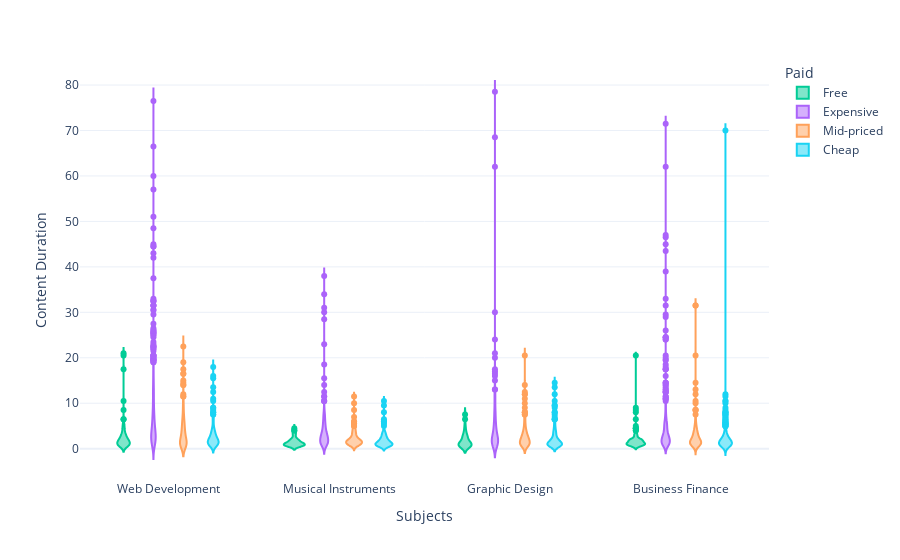

The cell this chart's notebook holds for it:
### Markdown cell above
The graph shows us that almost the peak clients on Udemy is in 2015.

### Code cell
fig=px.violin(x=df['subject'],y=df['content_duration'],color=df['Cat_price'],
          color_discrete_map={True: "RebeccaPurple", False: "MediumPurple"},template="plotly_white")
fig.update_layout(legend_title_text='Paid')
fig.update_traces(hovertemplate='Subject: %{x} <br>Content Duration: %{y}')
fig.update_yaxes( title='Content Duration')
fig.update_xaxes( title='Subjects')

### Figure 1 — Plotly figure (JSON) as saved in the notebook; plotly's stock layout.template omitted (floating-point values rounded to 4 significant figures; data arrays with more than 128 entries replaced by an {"elided": "..."} marker saying what was removed)
{"data": [{"alignmentgroup": "True", "box": {"visible": false}, "hovertemplate": "Subject: %{x} <br>Content Duration: %{y}", "legendgroup": "Free", "marker": {"color": "#00cc96"}, "name": "Free", "offsetgroup": "Free", "orientation": "v", "scalegroup": "True", "showlegend": true, "type": "violin", "x": {"elided": "311 str values"}, "x0": " ", "xaxis": "x", "y": {"elided": "311 float values"}, "y0": " ", "yaxis": "y"}, {"alignmentgroup": "True", "box": {"visible": false}, "hovertemplate": "Subject: %{x} <br>Content Duration: %{y}", "legendgroup": "Expensive", "marker": {"color": "#ab63fa"}, "name": "Expensive", "offsetgroup": "Expensive", "orientation": "v", "scalegroup": "True", "showlegend": true, "type": "violin", "x": {"elided": "1803 str values"}, "x0": " ", "xaxis": "x", "y": {"elided": "1803 float values"}, "y0": " ", "yaxis": "y"}, {"alignmentgroup": "True", "box": {"visible": false}, "hovertemplate": "Subject: %{x} <br>Content Duration: %{y}", "legendgroup": "Mid-priced", "marker": {"color": "#FFA15A"}, "name": "Mid-priced", "offsetgroup": "Mid-priced", "orientation": "v", "scalegroup": "True", "showlegend": true, "type": "violin", "x": {"elided": "734 str values"}, "x0": " ", "xaxis": "x", "y": {"elided": "734 float values"}, "y0": " ", "yaxis": "y"}, {"alignmentgroup": "True", "box": {"visible": false}, "hovertemplate": "Subject: %{x} <br>Content Duration: %{y}", "legendgroup": "Cheap", "marker": {"color": "#19d3f3"}, "name": "Cheap", "offsetgroup": "Cheap", "orientation": "v", "scalegroup": "True", "showlegend": true, "type": "violin", "x": {"elided": "828 str values"}, "x0": " ", "xaxis": "x", "y": {"elided": "828 float values"}, "y0": " ", "yaxis": "y"}], "layout": {"legend": {"title": {"text": "Paid"}, "tracegroupgap": 0}, "margin": {"t": 60}, "violinmode": "group", "xaxis": {"anchor": "y", "domain": [0, 1], "title": {"text": "Subjects"}}, "yaxis": {"anchor": "x", "domain": [0, 1], "title": {"text": "Content Duration"}}}}
